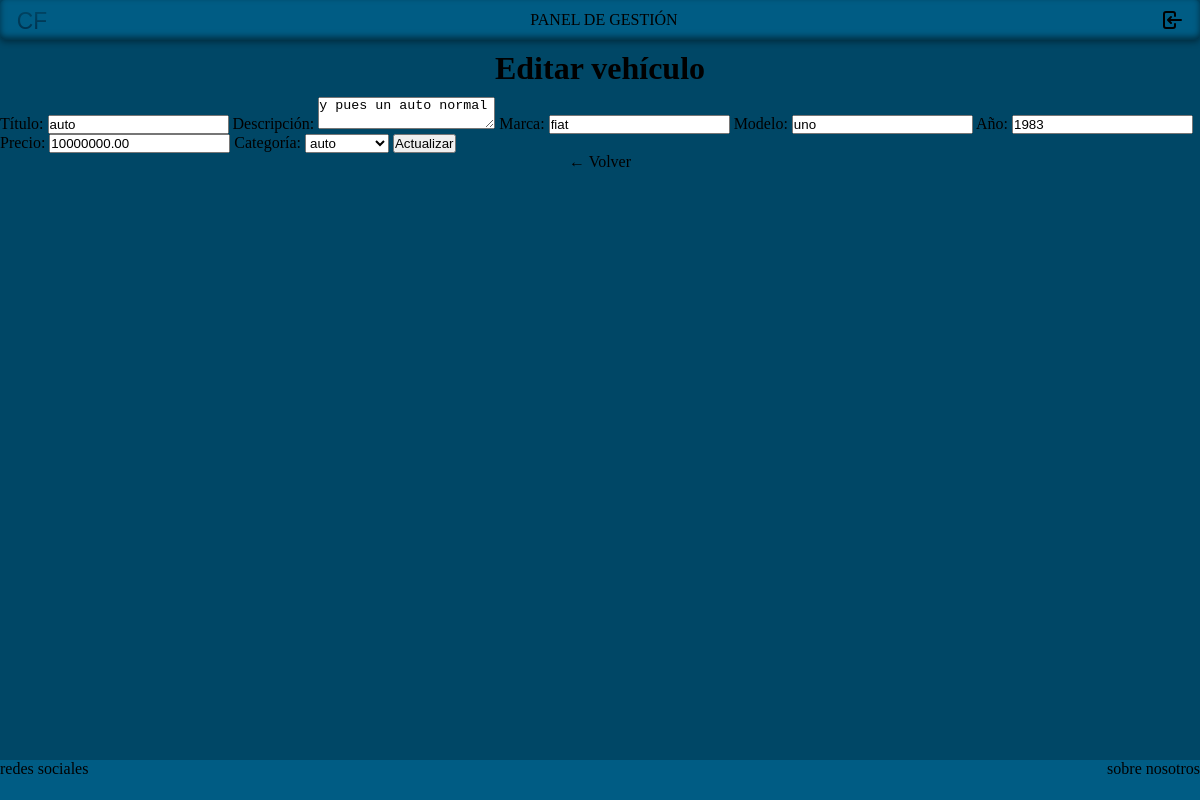
Screenshot of /?action=panel/vehicle/edit&id=8 (signed in) with the database file from the repository.
### tables this page shows
CREATE TABLE `vehicles` (
  `id_vehicle` int(11) NOT NULL,
  `title` varchar(100) NOT NULL,
  `description` text DEFAULT NULL,
  `brand` varchar(100) DEFAULT NULL,
  `model` varchar(100) DEFAULT NULL,
  `year` year(4) DEFAULT NULL,
  `price` decimal(10,2) DEFAULT NULL,
  `id_category` int(11) NOT NULL,
  `id_user` int(11) NOT NULL
);

CREATE TABLE `category` (
  `id` int(11) NOT NULL,
  `name` varchar(50) NOT NULL,
  `description` text NOT NULL
);

### models/vehicle.php (called while the page is built, shortened)
<?php
require_once __DIR__ . '/../config/database.php';
class Vehicle {
    private $conn;
    public function __construct() {
        $database = new Database();
        $this->conn = $database->getConnection();
    }
public function getVehicleById($id) {
    $query = "SELECT
                v.*,
                u.name AS user_name,
                c.name AS category_name
              FROM vehicles v
              JOIN users u ON v.id_user = u.id
              JOIN category c ON v.id_category = c.id
              WHERE v.id_vehicle = :id
              LIMIT 1";
    $stmt = $this->conn->prepare($query);
    $stmt->bindParam(':id', $id, PDO::PARAM_INT);
    $stmt->execute();
    return $stmt->fetch(PDO::FETCH_ASSOC);
}
}
?>

### config/database.php (called while the page is built, shortened)
<?php
class Database {
    private $host = "localhost";
    private $db_name = "tpecarfax";
    private $username = "root";
    private $password = "";
    public function getConnection() {
        $this->conn = null;
        try {
            $this->conn = new PDO(
                "mysql:host=" . $this->host . ";dbname=" . $this->db_name,
                $this->username,
                $this->password
            );
            $this->conn->setAttribute(PDO::ATTR_ERRMODE, PDO::ERRMODE_EXCEPTION);
        } catch(PDOException $e) {
            echo "Error de conexión: " . $e->getMessage();
        }
        return $this->conn;
    }
}
?>

### models/category.php (called while the page is built, shortened)
<?php
require_once __DIR__ . '/../config/database.php';
class Category {
    private $conn;
    private $table_name = "category";
    public function __construct() {
        $database = new Database();
        $this->conn = $database->getConnection();
    }
    public function getAllCategory() {
        $query = "SELECT * FROM {$this->table_name}";
        $stmt = $this->conn->prepare($query);
        $stmt->execute();
        return $stmt->fetchAll(PDO::FETCH_ASSOC);
    }
}
?>

### views/panel/admin/vehicle/edit.phtml (the view, shortened to what this page needs)
<!DOCTYPE html>
<html lang="es">
<head>
    <link rel="stylesheet" href="assets/css/estiloGeneral.css">
</head>
<body>
    <?php
    require_once __DIR__ . '/../../../partials/nav_bar.phtml';
    ?>
    <main class='panel_main'>
    <h1>Editar vehículo</h1>
<form action="?action=panel/vehicle/edit&id=<?= $vehicle['id_vehicle'] ?>" method="POST">
    <label>Título:</label>
    <input type="text" name="title" value="<?= htmlspecialchars($vehicle['title']) ?>" required>
    <label>Descripción:</label>
    <textarea name="description" required><?= htmlspecialchars($vehicle['description']) ?></textarea>
    <label>Marca:</label>
    <input type="text" name="brand" value="<?= htmlspecialchars($vehicle['brand']) ?>" required>
    <label>Modelo:</label>
    <input type="text" name="model" value="<?= htmlspecialchars($vehicle['model']) ?>" required>
    <label>Año:</label>
    <input type="number" name="year" value="<?= $vehicle['year'] ?>" required>
    <label>Precio:</label>
    <input type="number" step="0.01" name="price" value="<?= $vehicle['price'] ?>" required>
    <label>Categoría:</label>
    <select name="category_id" required>
        <?php foreach ($categories as $c): ?>
            <option
                value="<?= $c['id'] ?>"
                <?= $c['id'] == $vehicle['id_category'] ? 'selected' : '' ?>
            >
                <?= htmlspecialchars($c['name']) ?>
            </option>
        <?php endforeach; ?>
    </select>
    <button type="submit">Actualizar</button>
</form>
<p><a href="?action=vehicle">← Volver</a></p>
</main>
    <?php
    require_once __DIR__ . '/../../../partials/footer.phtml';
    ?>
</body>
</html>

### assets/css/estiloGeneral.css (style rules this page uses)
:root { --color-fondo: #004766; --color-texto: #ffffff; --color-acento: #005c84; --padding-lista: 10px; --border-radius: 5px; }
* { list-style: none; padding: 0; margin: 0; }
html, body { height: 100%; margin: 0; }
body { background-color: var(--color-fondo); display: flex; flex-direction: column; }
a, a:visited, a:hover, a:active { color: inherit; text-decoration: none; }
main { min-height: 90vh; }
.panel_main { display: flex; flex-direction: column; align-items: center; }
.panel_main > h1 { padding: 10px; }

### rows the page displays
vehicles: title "auto", description "y pues un auto normal", brand "fiat", model "uno", year "1983", price "10000000.00", category_id "auto"
